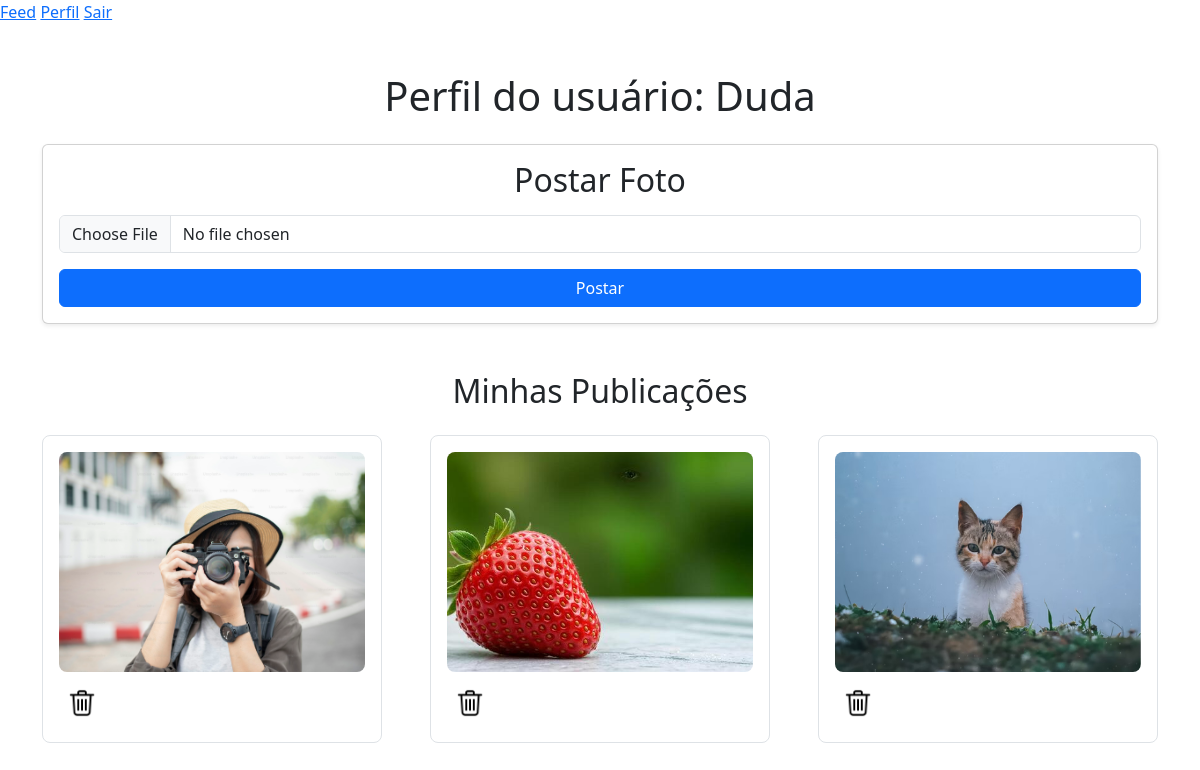
Screenshot of /profile/1 (signed in) with the database file from the repository.
### appfleshi/models.py (models this page shows)
class User(database.Model, UserMixin):
    id = database.Column(database.Integer, primary_key=True)
    username = database.Column(database.String(20), unique=True, nullable=False)
    email = database.Column(database.String(100), unique=True, nullable=False)
    password = database.Column(database.String(60), nullable=False)
    photos = database.relationship('Photo', backref='user', lazy=True)
    likes = database.relationship('Like', backref='user', lazy=True)

class Photo(database.Model):
    id = database.Column(database.Integer, primary_key=True)
    file_name = database.Column(database.String(255), default="default.jpg")
    upload_date = database.Column(database.DateTime(timezone=True), nullable=False, default=lambda: datetime.now(timezone.utc))
    user_id = database.Column(database.Integer, database.ForeignKey("user.id"), nullable=False)
    likes = database.relationship('Like', backref='photo', lazy=True, cascade="all, delete-orphan") #Permite a exclusão de fotos

### appfleshi/routes.py (the view, shortened to what this page needs)
@app.route('/profile/<user_id>', methods=['GET', 'POST'])
@login_required
def profile(user_id):
    user_to_view = None #Variável flexível
    photo_form = None
    if int(user_id) == current_user.id:
        user_to_view = current_user #Atribui o objeto que é dono do perfil à variável
        photo_form = PhotoForm()
    else:
        user_to_view = User.query.get(int(user_id)) #Atribui um perfil terceiro à variável
        if not user_to_view:
            return redirect(url_for('feed'))
    for photo in user_to_view.photos:
        photo.user_liked = any(like.user_id == current_user.id for like in photo.likes)
    return render_template('profile.html', user=user_to_view, form=photo_form)

### appfleshi/forms.py
class PhotoForm(FlaskForm):
    photo = FileField("Foto", validators=[DataRequired()])
    submit = SubmitField("Postar")

### appfleshi/models.py (called while the page is built)
@login_manager.user_loader
def load_user(user_id):
    return User.query.get(int(user_id))

### appfleshi/templates/profile.html (shortened to what this page needs)
{% extends "homepage.html" %}
{% block body %}
{% include "navbar.html" %}
<div class="container mt-5">
    <h1 class="text-center mb-4">Perfil do usuário: {{ user.username }}</h1>
    {% if form %}
    <div class="card p-3 mb-4 shadow-sm">
        <h2 class="text-center mb-3">Postar Foto</h2>
        <form method="post" enctype="multipart/form-data">
            <div class="mb-3">
                {{ form.photo(class="form-control") }}
            </div>
            <div>
                {{ form.submit(class="btn btn-primary w-100") }}
            </div>
        </form>
    </div>
    {% endif %}
    <h2 class="text-center mt-5 mb-4">Minhas Publicações</h2>
    <div class="row g-5">
        {% for photo in user.photos %}
        <div class="col-12 col-sm-6 col-md-4 d-flex justify-content-center">
            <div class="border rounded-3 p-3" style="width: 430px;">
                    <img src="{{ url_for('static', filename='posts_photos/' ~ photo.file_name) }}"
                         alt="Imagem de {{ user.username }}"
                         style="width: 100%; height: 220px; object-fit: cover; display: block; border-radius: 8px;x">
                {% if user.id == current_user.id %}
                    <form action="{{ url_for('delete', photo_id=photo.id) }}" method="post" class="mt-2">
                        <button type="submit" class="btn border-0 bg-transparent p-2">
                            <img src="{{ url_for('static', filename='site_photos/delete.png') }}"
                                 alt="Lata de lixo" width="30px">
                        </button>
                    </form>
                {% endif %}
            </div>
        </div>
        {% endfor %}
    </div>
</div>
{% endblock %}

### rows the page displays
User: username "Duda"
Photo: file_name (picture)
Photo: file_name (picture)
Photo: file_name (picture)
